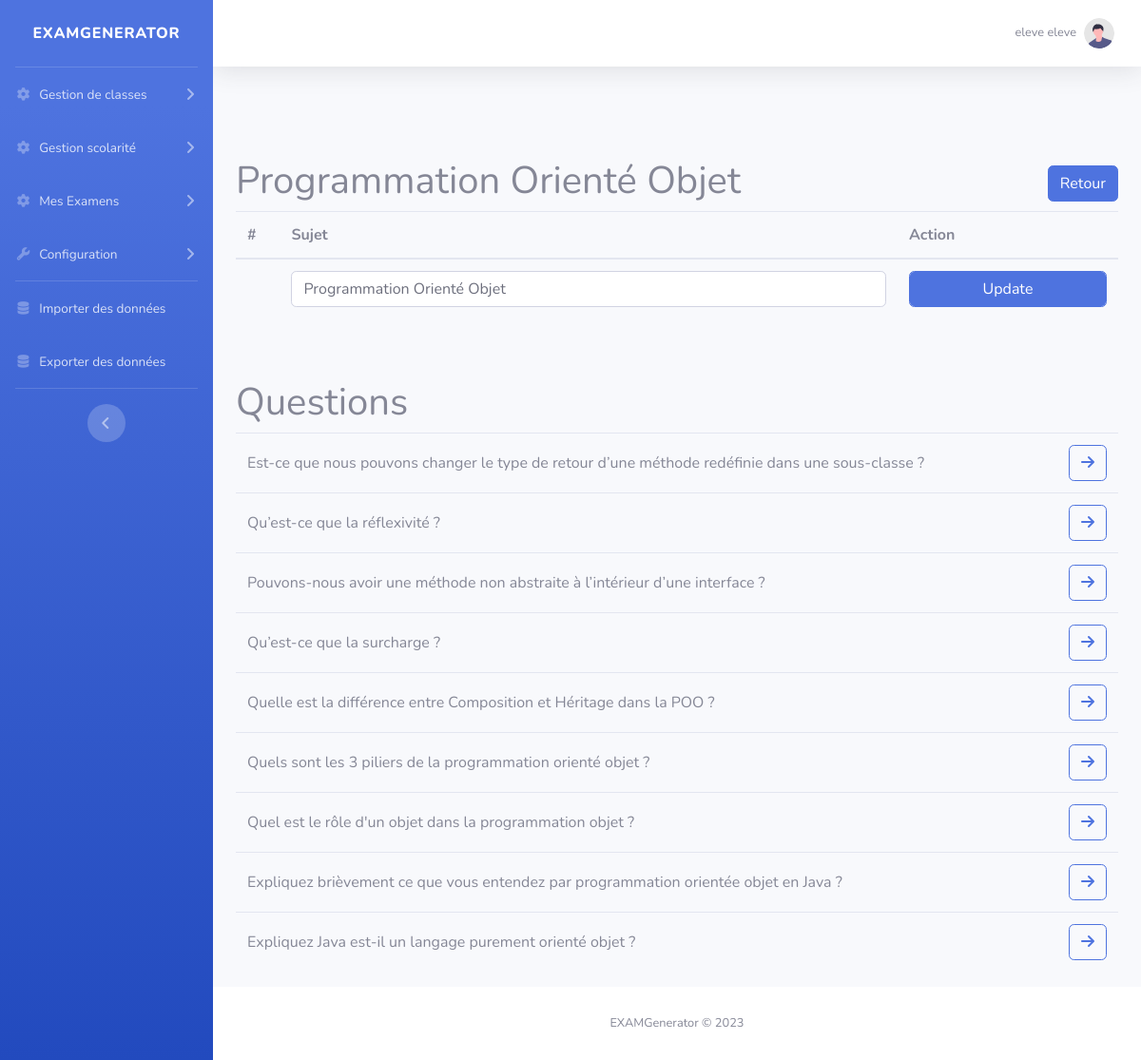
The app's page /ExamGenerator/sujets/1 (signed in) with its own data.
### tables this page shows
CREATE TABLE IF NOT EXISTS `sujet` (
  `idSujet` int(11) NOT NULL AUTO_INCREMENT,
  `intitule` varchar(45) NOT NULL,
  PRIMARY KEY (`idSujet`)
);

CREATE TABLE IF NOT EXISTS `question` (
  `id` int(11) NOT NULL AUTO_INCREMENT,
  `nbPointsDefaut` int(11) NOT NULL,
  `reponse` varchar(200) DEFAULT NULL,
  `question` varchar(200) NOT NULL,
  `Sujet_idSujet` int(11) DEFAULT NULL,
  PRIMARY KEY (`id`),
  KEY `fk_Question_Sujet1_idx` (`Sujet_idSujet`)
);

### ExamGenerator/controllers/SujetsController.php (called while the page is built, shortened)
<?php
class SujetsController extends Controller
{
    public function getSujetDetails($id)
    {
        $sujet = $this->Sujet->getSubjectById($id);
        $questions = $this->Sujet->getQuestionsFromSubject($id);
        $this->render('SujetDetails', true, compact('title', 'user', 'sujet', 'questionsLibelle'));
    }
}

### ExamGenerator/core/router/Route.php (called while the page is built, shortened)
<?php
class Route
{
    private $path;
    private $callable;
    private $matches = [];
    public function __construct($path, $callable)
    {
        $this->path = trim($path, '/');
        $this->callable = $callable;
    }
    public function match($url)
    {
        $url = trim($url, '/');
        $path = preg_replace_callback('#:([\w]+)#', [$this, 'paramMatch'], $this->path);
        $regex = "#^$path$#i";
        if (!preg_match($regex, $url, $matches)) {
            return false;
        }
        array_shift($matches);
        $this->matches = $matches;
        return true;
    }
    public function call()
    {
        if (is_string($this->callable)) {
            $params = explode('#', $this->callable);
            $controller = new $params[0];
            $action = $params[1];
            return call_user_func_array([$controller, $action], $this->matches);
        } else {
            return call_user_func_array($this->callable, $this->matches);
        }
    }
}

### ExamGenerator/core/router/Router.php (called while the page is built, shortened)
<?php
require 'Route.php';
class Router
{
    private $url;
    private $routes = [];
    public function __construct($url)
    {
        $this->url = $url;
    }
    private function add($path, $callable, $name, $method)
    {
        $route = new Route($path, $callable);
        $this->routes[$method][] = $route;
        return $route;
    }
    public function run()
    {
        foreach ($this->routes[$_SERVER['REQUEST_METHOD']] as $route) {
            if ($route->match($this->url)) {
                return $route->call();
            }
        }
        throw new Exception('No matching routes');
    }
}

### ExamGenerator/index.php (called while the page is built, shortened)
<?php
require_once 'core/router/Router.php';
require_once 'core/Database.php';
$router = new Router($_GET['url']);
$router->post('/cursus/update/:id', 'CursusController#CursusUpdate');
$router->post('/cursus/delete/:id', 'CursusController#CursusDelete');
$router->post('/cursus/add', 'CursusController#addCursus');
$router->post('/cursus/associate', 'CursusController#associate');
$router->post('/cursus/disassociate', 'CursusController#disassociate');
$router->get('/cursus/associate/:id', 'CursusController#associateMatiere');
$router->get('/cursus/new', 'CursusController#newCursus');
$router->get('/cursus/:id', 'CursusController#getCursusDetails');
$router->get('/cursus', 'CursusController#getCursusList');
$router->post('/niveaux/update/:id', 'NiveauxController#NiveauUpdate');
$router->post('/niveaux/delete/:id', 'NiveauxController#NiveauDelete');
$router->post('/niveaux/add', 'NiveauxController#addNiveau');
$router->post('/niveaux/associate', 'NiveauxController#associate');
$router->post('/niveaux/disassociate', 'NiveauxController#disassociate');
$router->get('/niveaux/associate/:id', 'NiveauxController#associateCursus');
$router->get('/niveaux/new', 'NiveauxController#newNiveau');
$router->get('/niveaux/:id', 'NiveauxController#getNiveauDetails');
$router->get('/niveaux', 'NiveauxController#getNiveauxList');
$router->post('/matieres/addSujetToMatiere/:id', 'MatiereController#addSujetToMatiere');
$router->get('/matieres/sujets/add/:id', 'MatiereController#SujetToMatiere');
$router->post('/matieres/update/:id', 'MatiereController#MatiereUpdate');
$router->post('/matieres/delete/:id', 'MatiereController#MatiereDelete');
$router->post('/matieres/add', 'MatiereController#addMatiere');
$router->get('/matieres/new', 'MatiereController#newMatiere');
$router->get('/matieres/:id', 'MatiereController#getMatiereDetails');
$router->get('/matieres', 'MatiereController#getMatieresList');
$router->get('/mesClasses', 'ClasseController#getClassesList');
$router->get('/getClasses', 'ClasseController#getClasses');
$router->get('/mesEleves', 'EleveController#getElevesList');
$router->get('/getEleves', 'EleveController#getEleves');
$router->post('/professeurs/update/:id', 'ProfesseurController#ProfesseurUpdate');
$router->post('/professeurs/disassociate/:id', 'ProfesseurController#ProfesseurDisassociate');
$router->post('/professeurs/add', 'ProfesseurController#associateProfesseur');
$router->post('/professeurs/associate/:id', 'ProfesseurController#newProfesseur');
$router->get('/professeurs/:id', 'ProfesseurController#getProfesseursDetails');
$router->get('/professeurs', 'ProfesseurController#getProfesseursList');
$router->post('/profil/password/save', 'ProfileController#profileMdpUpdate');
$router->post('/profil/save', 'ProfileController#profilUpdateSave');
$router->get('/profil', 'ProfileController#profil');
$router->post('/import_data/import', 'ImportDataController#importDataImport');
$router->get('/import_data', 'ImportDataController#importData');
$router->post('/export_data/export', 'ExportDataController#export');
$router->get('/export_data', 'ExportDataController#exportData');
$router->get('/error', 'ErrorController#error404');
$router->post('/examens/imprimer/:id', 'ExamController#printExam');
$router->post('/examens/delete/:id', 'ExamController#deleteExam');
$router->post('/examens/finaliser', 'ExamController#finalise');
$router->post('/examens/new/5', 'ExamController#newExamStep5');
$router->post('/examens/new/4', 'ExamController#newExamStep4');
$router->post('/examens/new/3', 'ExamController#newExamStep3');
$router->post('/examens/new/2', 'ExamController#newExamStep2');
$router->get('/examens/new/1', 'ExamController#newExamStep1');
$router->get('/examens/:id', 'ExamController#getExamDetails');
$router->get('/examens', 'ExamController#getExamList');
$router->post('/questions/update/:id', 'QuestionsController#QuestionUpdate');
$router->post('/questions/delete/:id', 'QuestionsController#deleteQuestion');
$router->post('/questions/add', 'QuestionsController#addQuestion');
$router->get('/questions/new', 'QuestionsController#newQuestion');
$router->get('/questions/:id', 'QuestionsController#QuestionDetail');
$router->get('/questions', 'QuestionsController#QuestionsList');
$router->get('/sujets/questions/add/:id', 'SujetsController#QuestionToSujet');
$router->post('/sujets/addQuestionToSujet/:id', 'SujetsController#addQuestionToSujet');
$router->post('/sujets/delete/:id', 'SujetsController#SujetDelete');
$router->post('/sujets/update/:id', 'SujetsController#SujetUpdate');
$router->post('/sujets/add', 'SujetsController#addSujet');
$router->get('/sujets/new', 'SujetsController#newSujet');
$router->get('/sujets/:id', 'SujetsController#getSujetDetails');
$router->get('/sujets', 'SujetsController#getSujetsList');
$router->post('/insertUtilisateur', 'ConfigController#insertUtilisateur');
$router->post("/deleteUtilisateur", "ConfigController#deleteUtilisateur");
$router->post("/updateUtilisateur", "ConfigController#updateUtilisateur");
$router->get('/utilisateurs', 'ConfigController#utilisateurs');
$router->get('/getUtilisateurs', 'ConfigController#getUtilisateurs');
$router->post('/checkUser', 'ConnexionController#checkUser');
$router->post('/registerUser', 'ConnexionController#registerUser');
$router->post("/recoveryPassUser", "ConnexionController#recoveryPassUser");
$router->get('/register', 'ConnexionController#register');
$router->get('/password_reset', 'ConnexionController#password_reset');
$router->get('/logout', 'ConnexionController#logout');
$router->get('/home', 'HomeController#home');
$router->get('/', 'ConnexionController#login');
try {
    $router->run();
} catch (Exception $e) {
    if (DEBUG)
        throw $e;
    else
        header('Location: ' . URL_BASE . '/error');
}

### ExamGenerator/core/Database.php (called while the page is built, shortened)
<?php
class Database
{
    public $pdo;
    public function __construct()
    {
        $this->pdo = new PDO('mysql:host=' . DBHOST . ';dbname=' . DBNAME, USER, PWD, );
        $this->pdo->setAttribute(PDO::ATTR_ERRMODE, PDO::ERRMODE_EXCEPTION);
        $this->pdo->exec("SET NAMES 'utf8'");
    }
    public function select($sql): array
    {
        $result = $this->pdo->query($sql);
        return $result->fetchAll(PDO::FETCH_ASSOC);
    }
}

### ExamGenerator/models/Sujet.php (called while the page is built, shortened)
<?php
class Sujet
{
    public function getSubjectById($id)
    {
        $db = new Database();
        $sql = "SELECT * FROM sujet WHERE idSujet = $id";
        return $db->select($sql);
    }
    public function getQuestionsFromSubject($idSujet)
    {
        $db = new Database();
        $sql = "SELECT * FROM question WHERE Sujet_idSujet = $idSujet";
        return $db->select($sql);
    }
}

### ExamGenerator/views/SujetsController/SujetDetails.php (the view, shortened to what this page needs)
<br />
<div>
    <h1 style="display: inline-block" class="mt-5">
        <?= $variables['sujet'][0]['intitule']; ?>
    </h1>
    <a href="<?= URL_BASE . DS . 'sujets' ?>" style="display: inline-block; float: right; margin-top: 3.5rem!important;"
        class="btn btn-primary">Retour</a>
</div>
<form method="post" action="<?= URL_BASE . DS . 'sujets' . DS . 'update' . DS . $variables['sujet'][0]['idSujet'] ?>">
    <table class="table">
        <colgroup>
            <col width="5%">
            <col width="70%">
            <col width="25%">
        </colgroup>
        <thead>
            <tr>
                <th>#</th>
                <th>Sujet</th>
                <th>Action</th>
            </tr>
        </thead>
        <tbody>
            <?php foreach ($variables['sujet'] as $sujet): ?>
                <tr>
                    <th scope="row">
                    </th>
                    <td>
                        <input class="form-control" type="text" name="sujet" value="<?= $sujet['intitule'] ?>">
                    </td>
                    <td>
                        <center>
                            <input type="submit" name="action" class="btn btn-primary form-control" value="Update">
                        </center>
                    </td>
                </tr>
            <?php endforeach; ?>
        </tbody>
    </table>
</form>
<div>
    <h1 style="display: inline-block" class="mt-5">
        Questions
    </h1>
</div>
<table class="table">
    <tbody>
        <?php foreach ($variables['questionsLibelle'] as $question): ?>
            <tr>
                <td class="align-middle">
                    <?= $question['libelle'] ?>
                </td>
                <td class="align-middle text-right">
                    <a href="<?= URL_BASE . DS . 'questions' . DS . $question['idQuestion'] ?>"
                        class="btn btn-outline-primary">
                        <i class="fas fa-arrow-right"></i>
                    </a>
                </td>
            </tr>
        <?php endforeach; ?>
    </tbody>
</table>

### records on screen
sujet: intitule "Programmation Orienté Objet", sujet "Programmation Orienté Objet"
question: question "Est-ce que nous pouvons changer le type de retour d’une méthode redéfinie dans une sous-classe ?"
question: question "Qu’est-ce que la réflexivité ?"
question: question "Pouvons-nous avoir une méthode non abstraite à l’intérieur d’une interface ?"
question: question "Qu’est-ce que la surcharge ?"
question: question "Quelle est la différence entre Composition et Héritage dans la POO ?"
question: question "Quels sont les 3 piliers de la programmation orienté objet ?"
question: question "Quel est le rôle d'un objet dans la programmation objet ?"
question: question "Expliquez brièvement ce que vous entendez par programmation orientée objet en Java ?"
question: question "Expliquez Java est-il un langage purement orienté objet ?"

### other values on screen
$variables['user']['nom'] "eleve"
$variables['user']['prenom'] "eleve"
